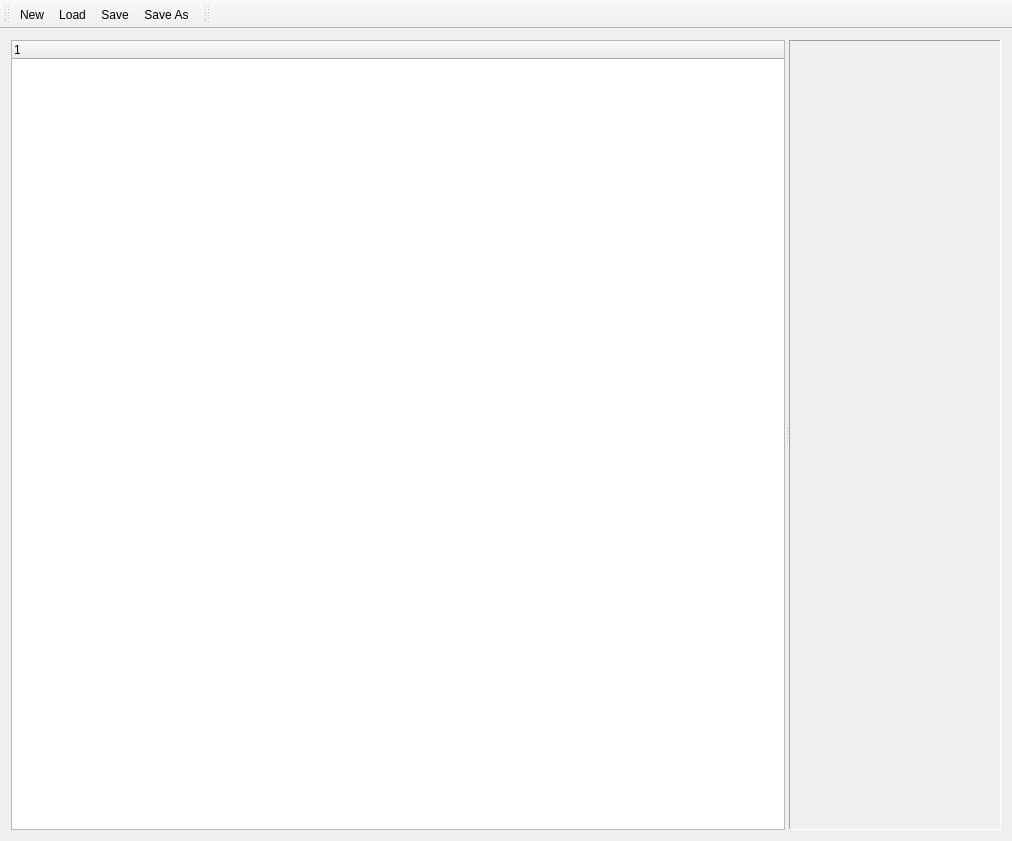
<?xml version="1.0" encoding="UTF-8"?>
<ui version="4.0">
 <class>MainWindow</class>
 <widget class="QMainWindow" name="MainWindow">
  <property name="geometry">
   <rect>
    <x>0</x>
    <y>0</y>
    <width>1012</width>
    <height>841</height>
   </rect>
  </property>
  <property name="windowTitle">
   <string>OData Browser</string>
  </property>
  <widget class="QWidget" name="centralWidget">
   <layout class="QHBoxLayout" name="horizontalLayout">
    <item>
     <widget class="QSplitter" name="splitter">
      <property name="orientation">
       <enum>Qt::Horizontal</enum>
      </property>
      <widget class="Oak::View::QtWidgets::OakView" name="OakView">
       <property name="sizePolicy">
        <sizepolicy hsizetype="Preferred" vsizetype="Expanding">
         <horstretch>0</horstretch>
         <verstretch>0</verstretch>
        </sizepolicy>
       </property>
       <column>
        <property name="text">
         <string notr="true">1</string>
        </property>
       </column>
      </widget>
      <widget class="QWidget" name="widget" native="true">
       <property name="sizePolicy">
        <sizepolicy hsizetype="Expanding" vsizetype="Expanding">
         <horstretch>0</horstretch>
         <verstretch>0</verstretch>
        </sizepolicy>
       </property>
       <layout class="QVBoxLayout" name="verticalLayout">
        <property name="leftMargin">
         <number>0</number>
        </property>
        <property name="topMargin">
         <number>0</number>
        </property>
        <property name="rightMargin">
         <number>0</number>
        </property>
        <property name="bottomMargin">
         <number>0</number>
        </property>
        <item>
         <widget class="QScrollArea" name="scrollArea">
          <property name="frameShape">
           <enum>QFrame::Panel</enum>
          </property>
          <property name="widgetResizable">
           <bool>true</bool>
          </property>
          <widget class="Oak::View::QtWidgets::NodeDataView" name="NodeDataView">
           <property name="geometry">
            <rect>
             <x>0</x>
             <y>0</y>
             <width>607</width>
             <height>787</height>
            </rect>
           </property>
          </widget>
         </widget>
        </item>
       </layout>
      </widget>
     </widget>
    </item>
   </layout>
   <zorder>splitter</zorder>
   <zorder>scrollArea</zorder>
  </widget>
  <widget class="QToolBar" name="toolBar">
   <property name="windowTitle">
    <string>File</string>
   </property>
   <attribute name="toolBarArea">
    <enum>TopToolBarArea</enum>
   </attribute>
   <attribute name="toolBarBreak">
    <bool>false</bool>
   </attribute>
   <addaction name="actionNew"/>
   <addaction name="actionLoad"/>
   <addaction name="actionSave"/>
   <addaction name="actionSaveAs"/>
  </widget>
  <widget class="Oak::View::QtWidgets::ActionToolBar" name="toolBar_ModelActions">
   <property name="windowTitle">
    <string>toolBar_2</string>
   </property>
   <attribute name="toolBarArea">
    <enum>TopToolBarArea</enum>
   </attribute>
   <attribute name="toolBarBreak">
    <bool>false</bool>
   </attribute>
  </widget>
  <action name="actionNew">
   <property name="icon">
    <iconset resource="Resources.qrc">
     <normaloff>:/images/Resources/doc_64.png</normaloff>:/images/Resources/doc_64.png</iconset>
   </property>
   <property name="text">
    <string>&amp;New</string>
   </property>
  </action>
  <action name="actionLoadFromArchive">
   <property name="text">
    <string>&amp;Load from Archive</string>
   </property>
   <property name="toolTip">
    <string>Load previous version of the settings file</string>
   </property>
  </action>
  <action name="actionSave">
   <property name="icon">
    <iconset resource="Resources.qrc">
     <normaloff>:/images/Resources/save_64.png</normaloff>:/images/Resources/save_64.png</iconset>
   </property>
   <property name="text">
    <string>&amp;Save</string>
   </property>
   <property name="font">
    <font>
     <pointsize>9</pointsize>
    </font>
   </property>
  </action>
  <action name="actionSaveAs">
   <property name="icon">
    <iconset resource="Resources.qrc">
     <normaloff>:/images/Resources/save-as-64.png</normaloff>:/images/Resources/save-as-64.png</iconset>
   </property>
   <property name="text">
    <string>Save &amp;As</string>
   </property>
  </action>
  <action name="actionClose">
   <property name="text">
    <string>&amp;Close</string>
   </property>
  </action>
  <action name="actionExit">
   <property name="text">
    <string>E&amp;xit</string>
   </property>
  </action>
  <action name="actionLoad">
   <property name="icon">
    <iconset resource="Resources.qrc">
     <normaloff>:/images/Resources/folder_64.png</normaloff>:/images/Resources/folder_64.png</iconset>
   </property>
   <property name="text">
    <string>&amp;Load</string>
   </property>
  </action>
 </widget>
 <layoutdefault spacing="6" margin="11"/>
 <customwidgets>
  <customwidget>
   <class>Oak::View::QtWidgets::NodeDataView</class>
   <extends>QWidget</extends>
   <header location="global">NodeDataView.h</header>
   <container>1</container>
  </customwidget>
  <customwidget>
   <class>Oak::View::QtWidgets::OakView</class>
   <extends>QTreeWidget</extends>
   <header location="global">OakView.h</header>
  </customwidget>
  <customwidget>
   <class>Oak::View::QtWidgets::ActionToolBar</class>
   <extends>QToolBar</extends>
   <header location="global">ActionToolBar.h</header>
  </customwidget>
 </customwidgets>
 <resources>
  <include location="Resources.qrc"/>
 </resources>
 <connections/>
</ui>
